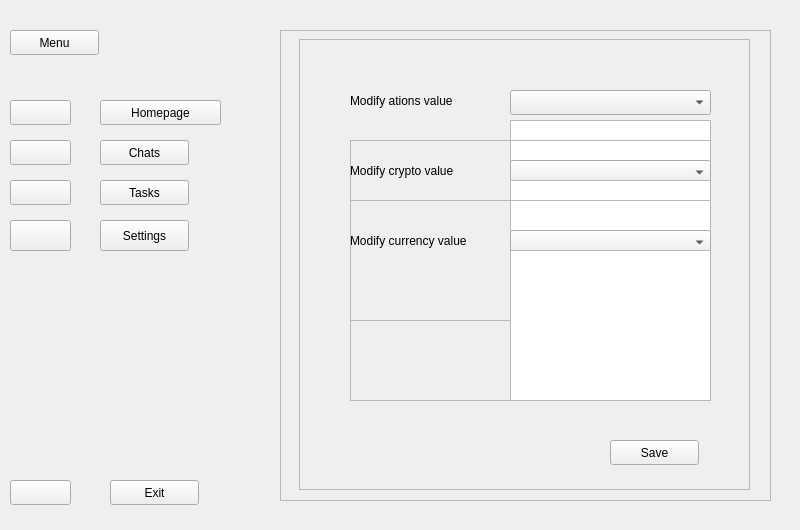
<?xml version="1.0" encoding="UTF-8"?>
<ui version="4.0">
 <class>MainWindow</class>
 <widget class="QMainWindow" name="MainWindow">
  <property name="geometry">
   <rect>
    <x>0</x>
    <y>0</y>
    <width>800</width>
    <height>530</height>
   </rect>
  </property>
  <property name="windowTitle">
   <string>MainWindow</string>
  </property>
  <widget class="QWidget" name="centralwidget">
   <widget class="QWidget" name="MainWidget" native="true">
    <property name="geometry">
     <rect>
      <x>0</x>
      <y>0</y>
      <width>801</width>
      <height>541</height>
     </rect>
    </property>
    <widget class="QWidget" name="MainPage" native="true">
     <property name="geometry">
      <rect>
       <x>0</x>
       <y>0</y>
       <width>811</width>
       <height>541</height>
      </rect>
     </property>
     <widget class="QPushButton" name="Menu">
      <property name="geometry">
       <rect>
        <x>10</x>
        <y>30</y>
        <width>89</width>
        <height>25</height>
       </rect>
      </property>
      <property name="text">
       <string>Menu</string>
      </property>
      <property name="icon">
       <iconset resource="resources.qrc">
        <normaloff>:/icons/images/icons/list-view-16.ico</normaloff>:/icons/images/icons/list-view-16.ico</iconset>
      </property>
      <property name="checkable">
       <bool>true</bool>
      </property>
      <property name="autoExclusive">
       <bool>true</bool>
      </property>
     </widget>
     <widget class="QStackedWidget" name="stackedWidget">
      <property name="geometry">
       <rect>
        <x>270</x>
        <y>30</y>
        <width>531</width>
        <height>521</height>
       </rect>
      </property>
      <property name="currentIndex">
       <number>2</number>
      </property>
      <widget class="QWidget" name="page">
       <widget class="QFrame" name="frame">
        <property name="geometry">
         <rect>
          <x>0</x>
          <y>30</y>
          <width>231</width>
          <height>171</height>
         </rect>
        </property>
        <property name="frameShape">
         <enum>QFrame::StyledPanel</enum>
        </property>
        <property name="frameShadow">
         <enum>QFrame::Raised</enum>
        </property>
        <widget class="QLabel" name="label">
         <property name="geometry">
          <rect>
           <x>10</x>
           <y>16</y>
           <width>51</width>
           <height>41</height>
          </rect>
         </property>
         <property name="text">
          <string/>
         </property>
         <property name="textFormat">
          <enum>Qt::PlainText</enum>
         </property>
         <property name="pixmap">
          <pixmap resource="resources.qrc">:/crypto/images/crypto/icons8-crypto-48.png</pixmap>
         </property>
        </widget>
        <widget class="QLabel" name="value1">
         <property name="geometry">
          <rect>
           <x>70</x>
           <y>40</y>
           <width>81</width>
           <height>21</height>
          </rect>
         </property>
         <property name="text">
          <string>value</string>
         </property>
        </widget>
        <widget class="QLabel" name="label_5">
         <property name="geometry">
          <rect>
           <x>10</x>
           <y>60</y>
           <width>41</width>
           <height>61</height>
          </rect>
         </property>
         <property name="text">
          <string/>
         </property>
         <property name="pixmap">
          <pixmap resource="resources.qrc">:/crypto/images/crypto/icons8-ethereum-48.png</pixmap>
         </property>
        </widget>
        <widget class="QLabel" name="value2">
         <property name="geometry">
          <rect>
           <x>70</x>
           <y>80</y>
           <width>71</width>
           <height>31</height>
          </rect>
         </property>
         <property name="text">
          <string>value</string>
         </property>
        </widget>
        <widget class="QLabel" name="name">
         <property name="geometry">
          <rect>
           <x>70</x>
           <y>20</y>
           <width>67</width>
           <height>17</height>
          </rect>
         </property>
         <property name="text">
          <string>name</string>
         </property>
        </widget>
        <widget class="QLabel" name="name1">
         <property name="geometry">
          <rect>
           <x>70</x>
           <y>70</y>
           <width>67</width>
           <height>17</height>
          </rect>
         </property>
         <property name="text">
          <string>name</string>
         </property>
        </widget>
       </widget>
       <widget class="QFrame" name="frame_2">
        <property name="geometry">
         <rect>
          <x>260</x>
          <y>30</y>
          <width>251</width>
          <height>171</height>
         </rect>
        </property>
        <property name="frameShape">
         <enum>QFrame::StyledPanel</enum>
        </property>
        <property name="frameShadow">
         <enum>QFrame::Raised</enum>
        </property>
        <widget class="QLabel" name="currency1">
         <property name="geometry">
          <rect>
           <x>20</x>
           <y>20</y>
           <width>71</width>
           <height>17</height>
          </rect>
         </property>
         <property name="text">
          <string>TextLabel</string>
         </property>
        </widget>
        <widget class="QLabel" name="currency_price1">
         <property name="geometry">
          <rect>
           <x>20</x>
           <y>50</y>
           <width>67</width>
           <height>17</height>
          </rect>
         </property>
         <property name="text">
          <string>TextLabel</string>
         </property>
        </widget>
        <widget class="QLabel" name="currency2">
         <property name="geometry">
          <rect>
           <x>20</x>
           <y>80</y>
           <width>81</width>
           <height>17</height>
          </rect>
         </property>
         <property name="text">
          <string>TextLabel</string>
         </property>
        </widget>
        <widget class="QLabel" name="currency_price2">
         <property name="geometry">
          <rect>
           <x>20</x>
           <y>110</y>
           <width>67</width>
           <height>17</height>
          </rect>
         </property>
         <property name="text">
          <string>TextLabel</string>
         </property>
        </widget>
        <widget class="QLabel" name="currency3">
         <property name="geometry">
          <rect>
           <x>140</x>
           <y>20</y>
           <width>71</width>
           <height>17</height>
          </rect>
         </property>
         <property name="text">
          <string>TextLabel</string>
         </property>
        </widget>
        <widget class="QLabel" name="currency_price3">
         <property name="geometry">
          <rect>
           <x>140</x>
           <y>50</y>
           <width>81</width>
           <height>17</height>
          </rect>
         </property>
         <property name="text">
          <string>TextLabel</string>
         </property>
        </widget>
       </widget>
       <widget class="QFrame" name="frame_3">
        <property name="geometry">
         <rect>
          <x>0</x>
          <y>220</y>
          <width>511</width>
          <height>231</height>
         </rect>
        </property>
        <property name="frameShape">
         <enum>QFrame::StyledPanel</enum>
        </property>
        <property name="frameShadow">
         <enum>QFrame::Raised</enum>
        </property>
        <widget class="QLabel" name="finance1">
         <property name="geometry">
          <rect>
           <x>50</x>
           <y>30</y>
           <width>67</width>
           <height>17</height>
          </rect>
         </property>
         <property name="text">
          <string>TextLabel</string>
         </property>
        </widget>
        <widget class="QLabel" name="finance2">
         <property name="geometry">
          <rect>
           <x>50</x>
           <y>90</y>
           <width>67</width>
           <height>17</height>
          </rect>
         </property>
         <property name="text">
          <string>TextLabel</string>
         </property>
        </widget>
        <widget class="QLabel" name="finance3">
         <property name="geometry">
          <rect>
           <x>300</x>
           <y>30</y>
           <width>67</width>
           <height>17</height>
          </rect>
         </property>
         <property name="text">
          <string>TextLabel</string>
         </property>
        </widget>
        <widget class="QLabel" name="finance4">
         <property name="geometry">
          <rect>
           <x>300</x>
           <y>90</y>
           <width>67</width>
           <height>17</height>
          </rect>
         </property>
         <property name="text">
          <string>TextLabel</string>
         </property>
        </widget>
        <widget class="QLabel" name="finance_price1">
         <property name="geometry">
          <rect>
           <x>50</x>
           <y>60</y>
           <width>67</width>
           <height>17</height>
          </rect>
         </property>
         <property name="text">
          <string>TextLabel</string>
         </property>
        </widget>
        <widget class="QLabel" name="finance_price2">
         <property name="geometry">
          <rect>
           <x>50</x>
           <y>120</y>
           <width>67</width>
           <height>17</height>
          </rect>
         </property>
         <property name="text">
          <string>TextLabel</string>
         </property>
        </widget>
        <widget class="QLabel" name="finance_price3">
         <property name="geometry">
          <rect>
           <x>300</x>
           <y>60</y>
           <width>67</width>
           <height>17</height>
          </rect>
         </property>
         <property name="text">
          <string>TextLabel</string>
         </property>
        </widget>
        <widget class="QLabel" name="finance_price4">
         <property name="geometry">
          <rect>
           <x>300</x>
           <y>120</y>
           <width>67</width>
           <height>17</height>
          </rect>
         </property>
         <property name="text">
          <string>TextLabel</string>
         </property>
        </widget>
       </widget>
      </widget>
      <widget class="QWidget" name="page_3">
       <widget class="QPushButton" name="save">
        <property name="geometry">
         <rect>
          <x>380</x>
          <y>450</y>
          <width>89</width>
          <height>25</height>
         </rect>
        </property>
        <property name="text">
         <string>Save</string>
        </property>
       </widget>
       <widget class="QTextEdit" name="textEdit">
        <property name="geometry">
         <rect>
          <x>30</x>
          <y>180</y>
          <width>461</width>
          <height>221</height>
         </rect>
        </property>
       </widget>
       <widget class="QPushButton" name="read">
        <property name="geometry">
         <rect>
          <x>260</x>
          <y>450</y>
          <width>89</width>
          <height>25</height>
         </rect>
        </property>
        <property name="text">
         <string>Read</string>
        </property>
       </widget>
       <widget class="QCalendarWidget" name="calendar">
        <property name="geometry">
         <rect>
          <x>30</x>
          <y>0</y>
          <width>456</width>
          <height>171</height>
         </rect>
        </property>
       </widget>
      </widget>
      <widget class="QWidget" name="page_4">
       <widget class="QFrame" name="frame_4">
        <property name="geometry">
         <rect>
          <x>10</x>
          <y>0</y>
          <width>491</width>
          <height>471</height>
         </rect>
        </property>
        <property name="frameShape">
         <enum>QFrame::StyledPanel</enum>
        </property>
        <property name="frameShadow">
         <enum>QFrame::Raised</enum>
        </property>
        <widget class="QScrollArea" name="scrollArea">
         <property name="geometry">
          <rect>
           <x>19</x>
           <y>9</y>
           <width>451</width>
           <height>451</height>
          </rect>
         </property>
         <property name="widgetResizable">
          <bool>true</bool>
         </property>
         <widget class="QWidget" name="scrollAreaWidgetContents">
          <property name="geometry">
           <rect>
            <x>0</x>
            <y>0</y>
            <width>449</width>
            <height>449</height>
           </rect>
          </property>
          <widget class="QComboBox" name="Box1">
           <property name="geometry">
            <rect>
             <x>210</x>
             <y>50</y>
             <width>201</width>
             <height>25</height>
            </rect>
           </property>
           <item>
            <property name="text">
             <string/>
            </property>
           </item>
          </widget>
          <widget class="QListWidget" name="listWidget">
           <property name="geometry">
            <rect>
             <x>210</x>
             <y>80</y>
             <width>201</width>
             <height>171</height>
            </rect>
           </property>
          </widget>
          <widget class="QPushButton" name="sett_save">
           <property name="geometry">
            <rect>
             <x>310</x>
             <y>400</y>
             <width>89</width>
             <height>25</height>
            </rect>
           </property>
           <property name="text">
            <string>Save</string>
           </property>
          </widget>
          <widget class="QFrame" name="frame_crypto">
           <property name="geometry">
            <rect>
             <x>50</x>
             <y>100</y>
             <width>361</width>
             <height>181</height>
            </rect>
           </property>
           <property name="frameShape">
            <enum>QFrame::StyledPanel</enum>
           </property>
           <property name="frameShadow">
            <enum>QFrame::Raised</enum>
           </property>
           <widget class="QComboBox" name="Box2">
            <property name="geometry">
             <rect>
              <x>160</x>
              <y>20</y>
              <width>201</width>
              <height>25</height>
             </rect>
            </property>
            <item>
             <property name="text">
              <string/>
             </property>
            </item>
           </widget>
           <widget class="QListWidget" name="listWidget2">
            <property name="geometry">
             <rect>
              <x>160</x>
              <y>40</y>
              <width>201</width>
              <height>151</height>
             </rect>
            </property>
           </widget>
           <widget class="QLabel" name="Text_finance_2">
            <property name="geometry">
             <rect>
              <x>0</x>
              <y>20</y>
              <width>141</width>
              <height>21</height>
             </rect>
            </property>
            <property name="text">
             <string>Modify crypto value</string>
            </property>
           </widget>
          </widget>
          <widget class="QFrame" name="frame_currency">
           <property name="geometry">
            <rect>
             <x>50</x>
             <y>160</y>
             <width>361</width>
             <height>201</height>
            </rect>
           </property>
           <property name="frameShape">
            <enum>QFrame::StyledPanel</enum>
           </property>
           <property name="frameShadow">
            <enum>QFrame::Raised</enum>
           </property>
           <widget class="QComboBox" name="Box3">
            <property name="geometry">
             <rect>
              <x>160</x>
              <y>30</y>
              <width>201</width>
              <height>25</height>
             </rect>
            </property>
            <item>
             <property name="text">
              <string/>
             </property>
            </item>
           </widget>
           <widget class="QListWidget" name="listWidget3">
            <property name="geometry">
             <rect>
              <x>160</x>
              <y>50</y>
              <width>201</width>
              <height>151</height>
             </rect>
            </property>
           </widget>
           <widget class="QLabel" name="Text_finance_3">
            <property name="geometry">
             <rect>
              <x>0</x>
              <y>30</y>
              <width>141</width>
              <height>21</height>
             </rect>
            </property>
            <property name="text">
             <string>Modify currency value</string>
            </property>
           </widget>
          </widget>
          <widget class="QLabel" name="Text_finance">
           <property name="geometry">
            <rect>
             <x>50</x>
             <y>50</y>
             <width>141</width>
             <height>21</height>
            </rect>
           </property>
           <property name="text">
            <string>Modify ations value</string>
           </property>
          </widget>
         </widget>
        </widget>
       </widget>
      </widget>
      <widget class="QWidget" name="page_2">
       <widget class="QLabel" name="label_2">
        <property name="geometry">
         <rect>
          <x>130</x>
          <y>180</y>
          <width>67</width>
          <height>17</height>
         </rect>
        </property>
        <property name="text">
         <string>Chats</string>
        </property>
       </widget>
      </widget>
     </widget>
     <widget class="QFrame" name="MenuBig">
      <property name="geometry">
       <rect>
        <x>90</x>
        <y>80</y>
        <width>191</width>
        <height>471</height>
       </rect>
      </property>
      <widget class="QPushButton" name="Homepage">
       <property name="geometry">
        <rect>
         <x>10</x>
         <y>20</y>
         <width>121</width>
         <height>25</height>
        </rect>
       </property>
       <property name="text">
        <string>Homepage</string>
       </property>
       <property name="icon">
        <iconset resource="resources.qrc">
         <normaloff>:/icons/images/icons/home-5-16.ico</normaloff>:/icons/images/icons/home-5-16.ico</iconset>
       </property>
       <property name="checkable">
        <bool>true</bool>
       </property>
       <property name="autoExclusive">
        <bool>true</bool>
       </property>
      </widget>
      <widget class="QPushButton" name="Chats">
       <property name="geometry">
        <rect>
         <x>10</x>
         <y>60</y>
         <width>89</width>
         <height>25</height>
        </rect>
       </property>
       <property name="text">
        <string>Chats</string>
       </property>
       <property name="icon">
        <iconset resource="resources.qrc">
         <normaloff>:/icons/images/icons/edit-6-16.ico</normaloff>:/icons/images/icons/edit-6-16.ico</iconset>
       </property>
       <property name="checkable">
        <bool>true</bool>
       </property>
       <property name="autoExclusive">
        <bool>true</bool>
       </property>
      </widget>
      <widget class="QPushButton" name="Tasks">
       <property name="geometry">
        <rect>
         <x>10</x>
         <y>100</y>
         <width>89</width>
         <height>25</height>
        </rect>
       </property>
       <property name="text">
        <string>Tasks</string>
       </property>
       <property name="icon">
        <iconset resource="resources.qrc">
         <normaloff>:/images/icons/calendar-16.ico</normaloff>:/images/icons/calendar-16.ico</iconset>
       </property>
       <property name="checkable">
        <bool>true</bool>
       </property>
       <property name="autoExclusive">
        <bool>true</bool>
       </property>
      </widget>
      <widget class="QPushButton" name="Settings">
       <property name="geometry">
        <rect>
         <x>10</x>
         <y>140</y>
         <width>89</width>
         <height>31</height>
        </rect>
       </property>
       <property name="text">
        <string>Settings</string>
       </property>
       <property name="icon">
        <iconset resource="resources.qrc">
         <normaloff>:/icons/images/icons/gear-16.ico</normaloff>:/icons/images/icons/gear-16.ico</iconset>
       </property>
      </widget>
      <widget class="QPushButton" name="pushButton_2">
       <property name="geometry">
        <rect>
         <x>20</x>
         <y>400</y>
         <width>89</width>
         <height>25</height>
        </rect>
       </property>
       <property name="text">
        <string>Exit</string>
       </property>
       <property name="icon">
        <iconset resource="resources.qrc">
         <normaloff>:/images/icons/x-mark-16.ico</normaloff>:/images/icons/x-mark-16.ico</iconset>
       </property>
      </widget>
     </widget>
     <widget class="QWidget" name="MenuShort" native="true">
      <property name="geometry">
       <rect>
        <x>0</x>
        <y>80</y>
        <width>81</width>
        <height>471</height>
       </rect>
      </property>
      <widget class="QPushButton" name="Home">
       <property name="geometry">
        <rect>
         <x>10</x>
         <y>20</y>
         <width>61</width>
         <height>25</height>
        </rect>
       </property>
       <property name="styleSheet">
        <string notr="true">image: url(:/icons/images/icons/home-5-16.ico);</string>
       </property>
       <property name="text">
        <string/>
       </property>
       <property name="checkable">
        <bool>true</bool>
       </property>
       <property name="autoExclusive">
        <bool>true</bool>
       </property>
      </widget>
      <widget class="QPushButton" name="Chat">
       <property name="geometry">
        <rect>
         <x>10</x>
         <y>60</y>
         <width>61</width>
         <height>25</height>
        </rect>
       </property>
       <property name="styleSheet">
        <string notr="true">image: url(:/icons/images/icons/edit-6-16.ico);</string>
       </property>
       <property name="text">
        <string/>
       </property>
       <property name="checkable">
        <bool>true</bool>
       </property>
       <property name="autoExclusive">
        <bool>true</bool>
       </property>
      </widget>
      <widget class="QPushButton" name="pushButton_5">
       <property name="geometry">
        <rect>
         <x>10</x>
         <y>100</y>
         <width>61</width>
         <height>25</height>
        </rect>
       </property>
       <property name="styleSheet">
        <string notr="true">image: url(:/images/icons/calendar-16.ico);</string>
       </property>
       <property name="text">
        <string/>
       </property>
       <property name="checkable">
        <bool>false</bool>
       </property>
       <property name="autoExclusive">
        <bool>true</bool>
       </property>
      </widget>
      <widget class="QPushButton" name="Setting">
       <property name="geometry">
        <rect>
         <x>10</x>
         <y>140</y>
         <width>61</width>
         <height>31</height>
        </rect>
       </property>
       <property name="styleSheet">
        <string notr="true">image: url(:/icons/images/icons/gear-16.ico);</string>
       </property>
       <property name="text">
        <string/>
       </property>
      </widget>
      <widget class="QPushButton" name="pushButton">
       <property name="geometry">
        <rect>
         <x>10</x>
         <y>400</y>
         <width>61</width>
         <height>25</height>
        </rect>
       </property>
       <property name="styleSheet">
        <string notr="true">image: url(:/images/icons/x-mark-16.ico);</string>
       </property>
       <property name="text">
        <string/>
       </property>
      </widget>
     </widget>
    </widget>
   </widget>
  </widget>
 </widget>
 <resources>
  <include location="resources.qrc"/>
 </resources>
 <connections>
  <connection>
   <sender>Menu</sender>
   <signal>toggled(bool)</signal>
   <receiver>MenuBig</receiver>
   <slot>setVisible(bool)</slot>
   <hints>
    <hint type="sourcelabel">
     <x>308</x>
     <y>42</y>
    </hint>
    <hint type="destinationlabel">
     <x>211</x>
     <y>100</y>
    </hint>
   </hints>
  </connection>
  <connection>
   <sender>Menu</sender>
   <signal>toggled(bool)</signal>
   <receiver>MenuShort</receiver>
   <slot>setHidden(bool)</slot>
   <hints>
    <hint type="sourcelabel">
     <x>340</x>
     <y>50</y>
    </hint>
    <hint type="destinationlabel">
     <x>6</x>
     <y>256</y>
    </hint>
   </hints>
  </connection>
  <connection>
   <sender>Home</sender>
   <signal>toggled(bool)</signal>
   <receiver>Homepage</receiver>
   <slot>setChecked(bool)</slot>
   <hints>
    <hint type="sourcelabel">
     <x>47</x>
     <y>105</y>
    </hint>
    <hint type="destinationlabel">
     <x>155</x>
     <y>109</y>
    </hint>
   </hints>
  </connection>
  <connection>
   <sender>Chat</sender>
   <signal>toggled(bool)</signal>
   <receiver>Chats</receiver>
   <slot>setChecked(bool)</slot>
   <hints>
    <hint type="sourcelabel">
     <x>16</x>
     <y>144</y>
    </hint>
    <hint type="destinationlabel">
     <x>129</x>
     <y>155</y>
    </hint>
   </hints>
  </connection>
  <connection>
   <sender>pushButton_5</sender>
   <signal>toggled(bool)</signal>
   <receiver>Tasks</receiver>
   <slot>setChecked(bool)</slot>
   <hints>
    <hint type="sourcelabel">
     <x>32</x>
     <y>192</y>
    </hint>
    <hint type="destinationlabel">
     <x>153</x>
     <y>210</y>
    </hint>
   </hints>
  </connection>
  <connection>
   <sender>Homepage</sender>
   <signal>toggled(bool)</signal>
   <receiver>Home</receiver>
   <slot>setChecked(bool)</slot>
   <hints>
    <hint type="sourcelabel">
     <x>137</x>
     <y>100</y>
    </hint>
    <hint type="destinationlabel">
     <x>44</x>
     <y>109</y>
    </hint>
   </hints>
  </connection>
  <connection>
   <sender>Chats</sender>
   <signal>toggled(bool)</signal>
   <receiver>Chat</receiver>
   <slot>setChecked(bool)</slot>
   <hints>
    <hint type="sourcelabel">
     <x>175</x>
     <y>147</y>
    </hint>
    <hint type="destinationlabel">
     <x>49</x>
     <y>159</y>
    </hint>
   </hints>
  </connection>
  <connection>
   <sender>Tasks</sender>
   <signal>toggled(bool)</signal>
   <receiver>pushButton_5</receiver>
   <slot>setChecked(bool)</slot>
   <hints>
    <hint type="sourcelabel">
     <x>133</x>
     <y>199</y>
    </hint>
    <hint type="destinationlabel">
     <x>65</x>
     <y>207</y>
    </hint>
   </hints>
  </connection>
  <connection>
   <sender>Setting</sender>
   <signal>toggled(bool)</signal>
   <receiver>Settings</receiver>
   <slot>setChecked(bool)</slot>
   <hints>
    <hint type="sourcelabel">
     <x>27</x>
     <y>224</y>
    </hint>
    <hint type="destinationlabel">
     <x>156</x>
     <y>245</y>
    </hint>
   </hints>
  </connection>
  <connection>
   <sender>Settings</sender>
   <signal>toggled(bool)</signal>
   <receiver>Setting</receiver>
   <slot>setChecked(bool)</slot>
   <hints>
    <hint type="sourcelabel">
     <x>134</x>
     <y>230</y>
    </hint>
    <hint type="destinationlabel">
     <x>16</x>
     <y>226</y>
    </hint>
   </hints>
  </connection>
  <connection>
   <sender>pushButton</sender>
   <signal>toggled(bool)</signal>
   <receiver>pushButton_2</receiver>
   <slot>setChecked(bool)</slot>
   <hints>
    <hint type="sourcelabel">
     <x>27</x>
     <y>552</y>
    </hint>
    <hint type="destinationlabel">
     <x>118</x>
     <y>545</y>
    </hint>
   </hints>
  </connection>
  <connection>
   <sender>pushButton_2</sender>
   <signal>toggled(bool)</signal>
   <receiver>pushButton</receiver>
   <slot>setChecked(bool)</slot>
   <hints>
    <hint type="sourcelabel">
     <x>166</x>
     <y>532</y>
    </hint>
    <hint type="destinationlabel">
     <x>41</x>
     <y>546</y>
    </hint>
   </hints>
  </connection>
  <connection>
   <sender>pushButton_2</sender>
   <signal>clicked()</signal>
   <receiver>MainWindow</receiver>
   <slot>close()</slot>
   <hints>
    <hint type="sourcelabel">
     <x>154</x>
     <y>537</y>
    </hint>
    <hint type="destinationlabel">
     <x>152</x>
     <y>637</y>
    </hint>
   </hints>
  </connection>
  <connection>
   <sender>pushButton</sender>
   <signal>clicked()</signal>
   <receiver>MainWindow</receiver>
   <slot>close()</slot>
   <hints>
    <hint type="sourcelabel">
     <x>41</x>
     <y>546</y>
    </hint>
    <hint type="destinationlabel">
     <x>45</x>
     <y>666</y>
    </hint>
   </hints>
  </connection>
 </connections>
</ui>
